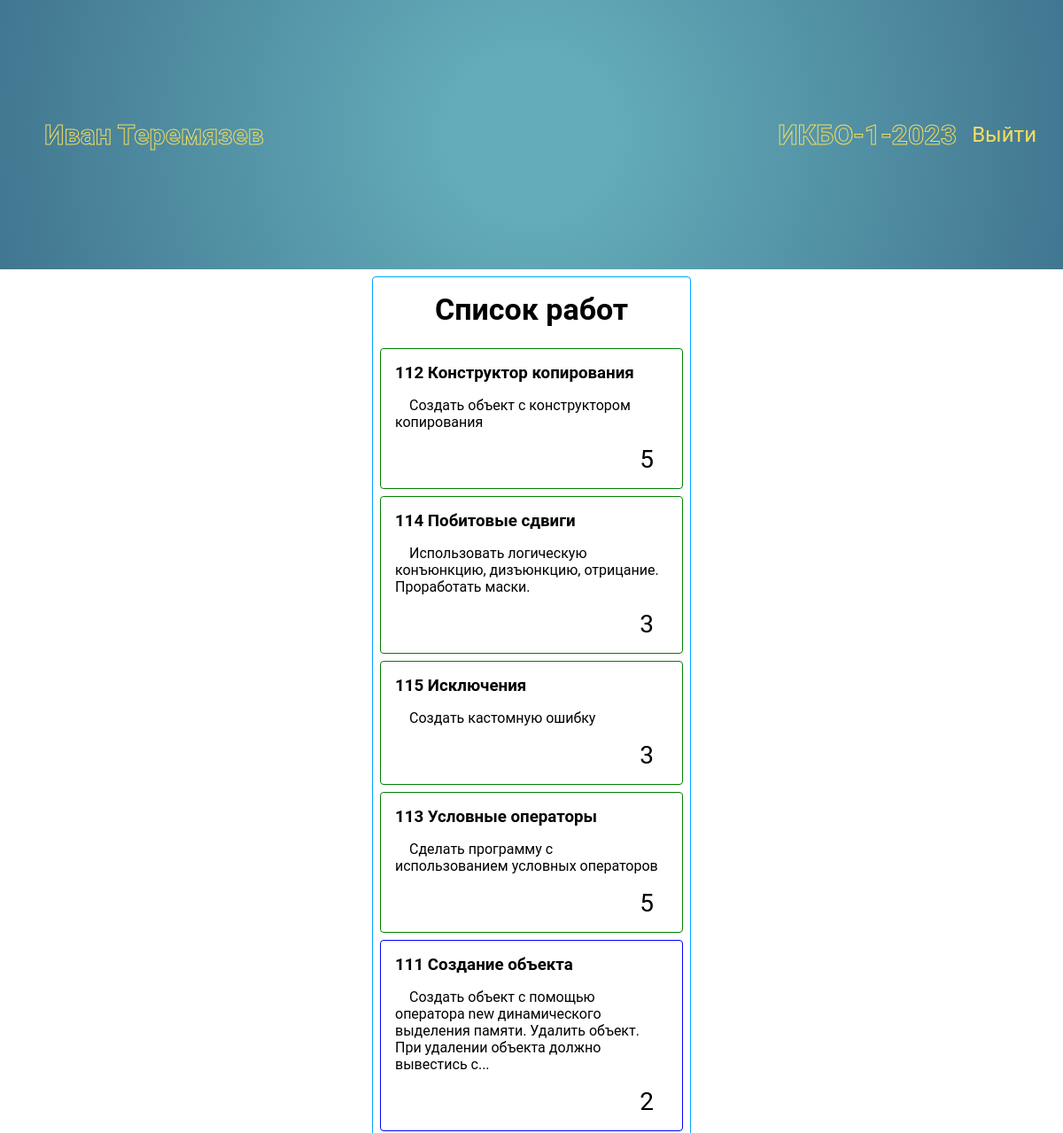
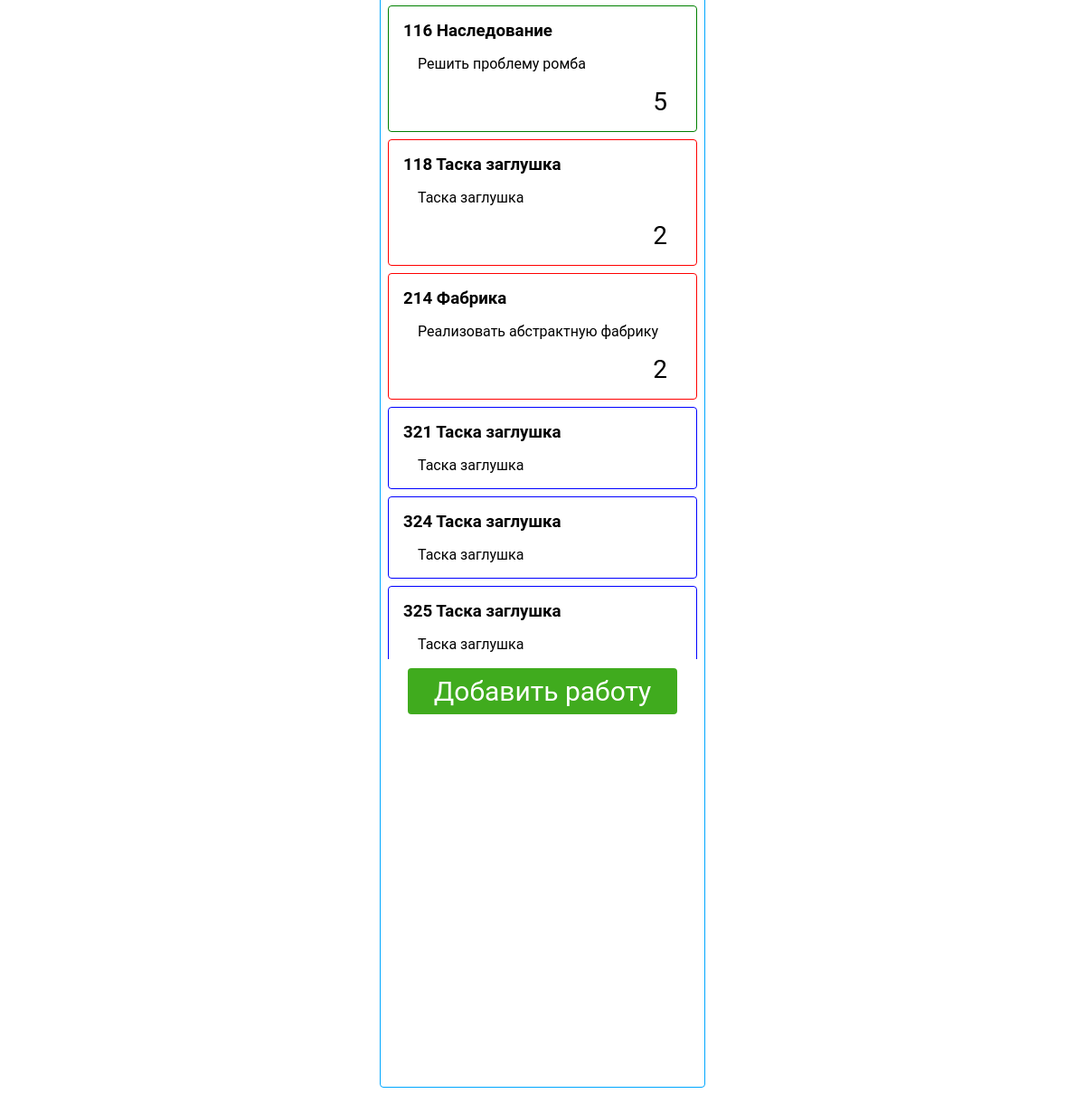
/students/ (signed in), run on the app's committed database (2 pictures, top to bottom).
### users/models.py (models this page shows, shortened)
class User(AbstractUser):
    group = models.ForeignKey(to=Group, on_delete=models.CASCADE, null=True, blank=True)

class Group(models.Model):
    groupName = models.CharField(max_length=4, null=False, blank=False)
    groupNumber = models.PositiveIntegerField(default=1, validators=[MinValueValidator(1), MaxValueValidator(40)])
    groupYear = models.PositiveIntegerField(default=datetime.now().year)
    def __str__(self):
        return f'{self.groupName}-{str(self.groupNumber)}-{str(self.groupYear)}'

### students/models.py (models this page shows, shortened)
class Work(models.Model):
    student = models.ForeignKey(to=User, on_delete=models.CASCADE, null=True, blank=True)
    task = models.ForeignKey(to=Task, on_delete=models.CASCADE)
    grade = models.PositiveSmallIntegerField(default=0, validators=[MinValueValidator(0), MaxValueValidator(5)])
    isEvaluate = models.BooleanField(default=False)
    code = models.TextField()

### teachers/models.py (models this page shows, shortened)
class Task(models.Model):
    number = models.PositiveIntegerField(default=111, validators=[MinValueValidator(111), MaxValueValidator(999)])
    name = models.CharField(max_length=256)
    description = models.TextField()
    def getDescription(self) -> str:
        size = 128
        if len(self.description) > size:
            return self.description[:128] + "..."
        else:
            return self.description

### students/views.py (the view)
# urls.py: path('', work_list, name="workList"),
def work_list(request):
    works = Work.objects.filter(student=request.user)
    context = {
        'works': works,
        'user': request.user
    }
    return render(request, 'students/workList.html', context)

### students/templates/students/workList.html
{% extends 'students/../../../users/templates/users/base.html' %}
{% load static %}
{% block css %}
	 <link href="{% static 'css/header.css' %}" rel="stylesheet">
     <link href="{% static 'css/narrowColumn.css' %}" rel="stylesheet">
    <link href="{% static 'css/base.css' %}" rel="stylesheet">
{% endblock %}
{% block content %}
    <div class="content">
        <div class="leftblock"></div>
        <div class="center">
            <h2 class="mainHeader">Список работ</h2>
            <div class="works">
                {% for work in works %}
                {% if not work.isEvaluate %} <a href="{% url 'students:workEditor' work.id%}"> {% endif %}
                    <div class="workCard {% if work.isEvaluate %}onEvaluation{% else %} {% if work.grade < 3 %} returned {% else %} accepted {% endif %} {% endif %}">
                        <h3 class="workName">{{ work.task.number }} {{ work.task.name }}</h3>
                        <p class="description"> {{ work.task.getDescription }} </p>
                        {% if work.grade > 0 or work.returnNumber > 0 %}<p class="grade">{{ work.grade }}</p> {% endif %}
                    </div>
                {% if not work.isEvaluate %} </a> {% endif %}
            {% endfor %}
            </div>
            <div class="inner"><a class="addWorkButtonCard" href="{% url 'students:workEditor' %}"><div class="addWorkButton inner">Добавить работу</div></a></div>
        </div>
        <div class="rightblock"></div>
    </div>
{% endblock %}

### users/templates/users/base.html (shortened to what this page needs)
{% load static %}
<!DOCTYPE html>
<html lang="en">
<head>
</head>
<body>
{% block css %}{% endblock %}
{% block header %}
	<header>
        <h2 class="userName">{{ user.first_name }} {{ user.last_name }}</h2>
        <h2 class="affiliation">{% if user.group == None %} Преподаватель {% else %} {{ user.group }} {% endif %}</h2>
        <a href="{% url 'users:logout' %}" class="logout">Выйти</a>
    </header>
{% endblock %}
{% block content %}
{% endblock %}
</body>
</html>

### static/css/header.css (style rules this page uses)
header { width: 100%; height: 12vh; background: radial-gradient(circle, rgba(61, 151, 168, 0.8) 15%, rgba(65, 118, 144, 1) 100%); display: flex; align-items: center; }
.userName { font-size: 32px; margin-left: 50px; -webkit-text-stroke:1px #f5dd5d; -webkit-text-fill-color:transparent; }
.logout { color: #f5dd5d; transition: .2s; position: absolute; right: 0; margin-right: 30px; font-size: 24px; }
.affiliation { position: absolute; right: 120px; font-size: 32px; -webkit-text-stroke:1px #f5dd5d; -webkit-text-fill-color:transparent; }

### static/css/narrowColumn.css (style rules this page uses)
.content { height: 80vh !important; display: grid; width: 100%; background: white; grid-template-columns: 35% 1fr 35%; grid-template-areas: "leftpart center rightpart"; }
.center { border-radius: 4px; border: 1px solid #00a7ff; margin-top: 8px; height: calc(86vh - 10px); }
.leftblock { margin-top: 8px; grid-area: leftpart; margin-right: 8px; }
.rightblock { margin-top: 8px; grid-area: rightpart; margin-left: 8px; }
.mainHeader { text-align: center; display: flex; font-size: 34px; justify-content: center; margin: 16px; }
.workCard { margin:8px; }
.addWorkButton { background: #40ab1e; padding: 8px; font-size: 30px; border-radius: 4px; text-align: center; margin: 10px 30px; color: white; }
.accepted { border: 1px solid green; border-radius: 4px; }
.returned { border: 1px solid red; border-radius: 4px; }
.onEvaluation { border: 1px solid blue; border-radius: 4px; }
.works { height:64vh; overflow:hidden; overflow-y:scroll; }
.workName { margin: 16px; }
.description { margin: 16px; text-indent: 16px; }
.grade { width: fit-content; font-size: 28px; margin-right: 32px; margin-bottom: 16px; margin-left: auto; }

### static/css/base.css (style rules this page uses)
* { padding: 0; margin: 0; box-sizing: border-box; font-family: 'Roboto', sans-serif; }
html, body { height: 100%; min-height: 100%; }
a { text-decoration: none; color: black; }

### data on the page
User: first_name "Иван", last_name "Теремязев", group "ИКБО-1-2023"
Work: task.number "112", task.name "Конструктор копирования", task.getDescription "Создать объект с конструктором копирования", grade "5"
Work: task.number "114", task.name "Побитовые сдвиги", task.getDescription "Использовать логическую конъюнкцию, дизъюнкцию, отрицание. Проработать маски.", grade "3"
Work: task.number "115", task.name "Исключения", task.getDescription "Создать кастомную ошибку", grade "3"
Work: task.number "113", task.name "Условные операторы", task.getDescription "Сделать программу с использованием условных операторов", grade "5"
Work: task.number "111", task.name "Создание объекта", task.getDescription "Создать объект с помощью оператора new динамического выделения памяти. Удалить объект. При удалении объекта должно вывестись с...", grade "2"
Work: task.number "116", task.name "Наследование", task.getDescription "Решить проблему ромба", grade "5"
Work: task.number "118", task.name "Таска заглушка", task.getDescription "Таска заглушка", grade "2"
Work: task.number "214", task.name "Фабрика", task.getDescription "Реализовать абстрактную фабрику", grade "2"
Work: task.number "321", task.name "Таска заглушка", task.getDescription "Таска заглушка"
Work: task.number "324", task.name "Таска заглушка", task.getDescription "Таска заглушка"
Work: task.number "325", task.name "Таска заглушка", task.getDescription "Таска заглушка"
